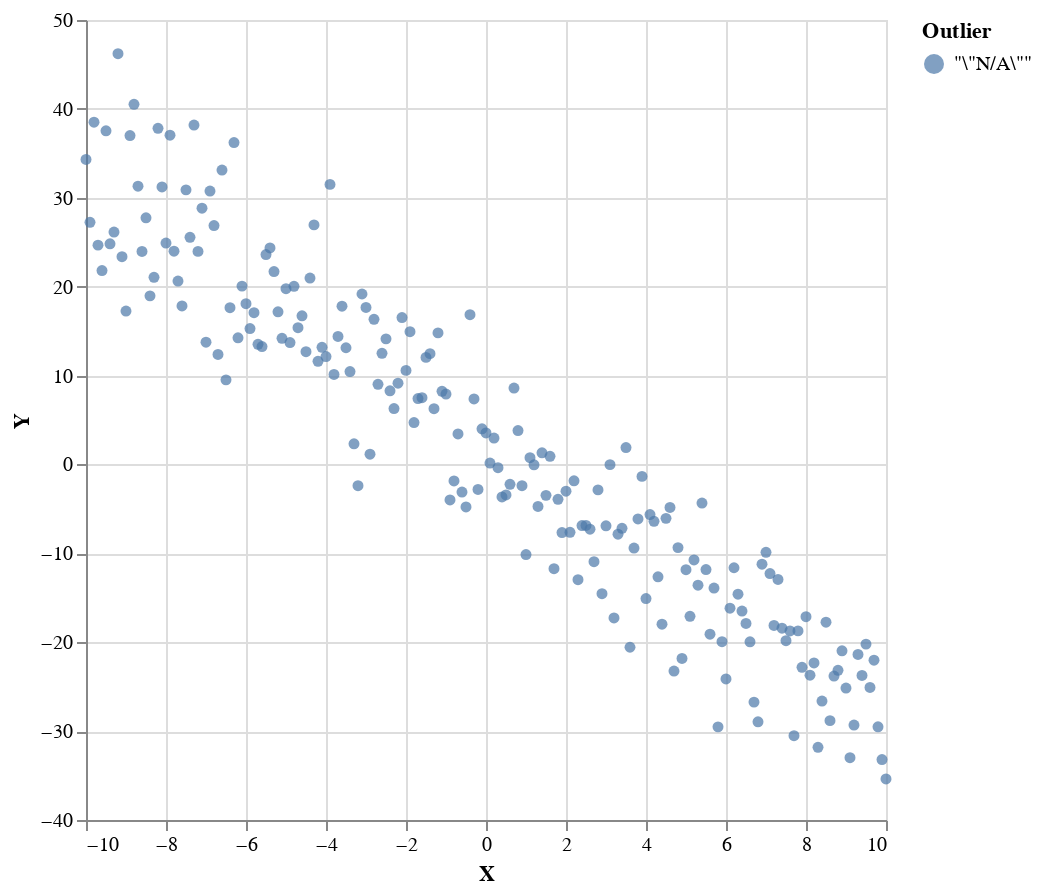

The notebook cell this image was saved under:
### Markdown cell above
This is a sample from the MCMC walk. Since this is an easy inference problem, it wasn't hard to generate good samples.

We can also view the posterior predictive, as follows:

### Code cell
posteriorPredictive :: MonadInfer m => [Double] -> [Double] -> m [Double]
posteriorPredictive xs ys = do
    (slope, intercept, noise) <- regression xs ys
    forM xs \x -> do
            let y' = x * slope + intercept
            normal y' (sqrt noise)


predictive <- head <$> (sampleIOfixed $ unweighted $ mcmc mcmcConfig $ posteriorPredictive range (snd <$> regressionSamples))
plot (fmap (second (T.pack . show)) (zip (zip range predictive) (Prelude.repeat "N/A")))

### Figure 1 — Vega-Lite specification as saved in the notebook (floating-point values rounded to 4 significant figures; data arrays with more than 128 entries replaced by an {"elided": "..."} marker saying what was removed)
{"$schema": "https://vega.github.io/schema/vega-lite/v4.json", "data": {"values": {"elided": "201 records"}}, "encoding": {"color": {"field": "Outlier"}, "x": {"field": "X", "type": "quantitative"}, "y": {"field": "Y", "type": "quantitative"}}, "height": 400, "mark": "circle", "width": 400}
